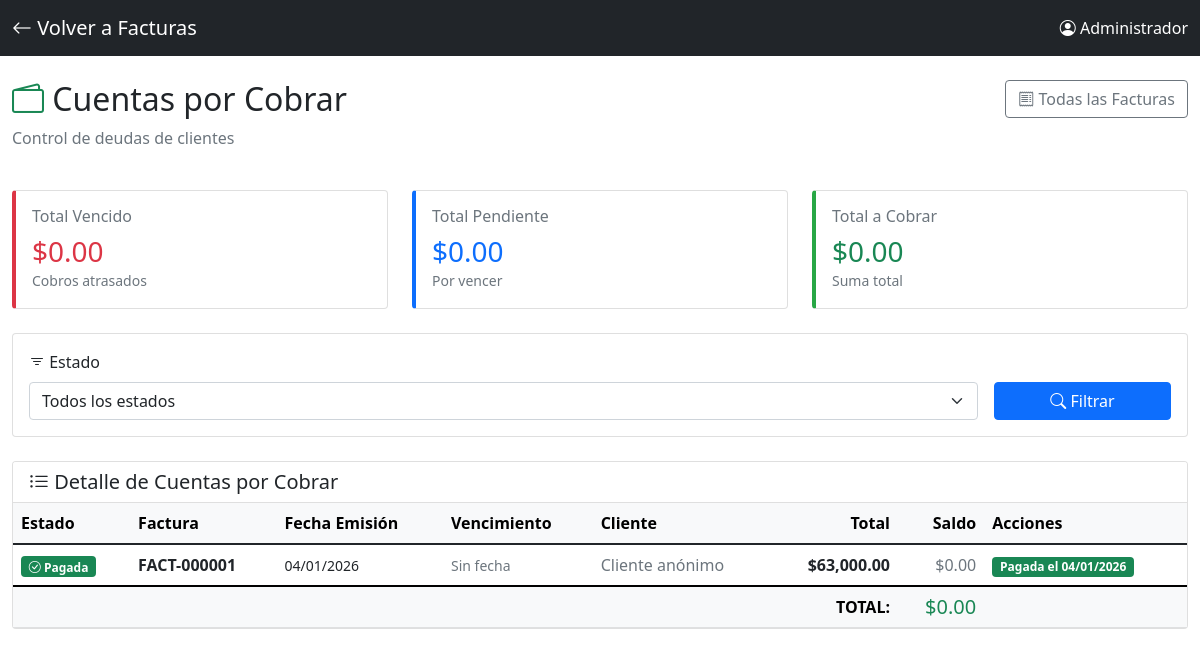
The app's page /cuentas_por_cobrar (signed in), older data.
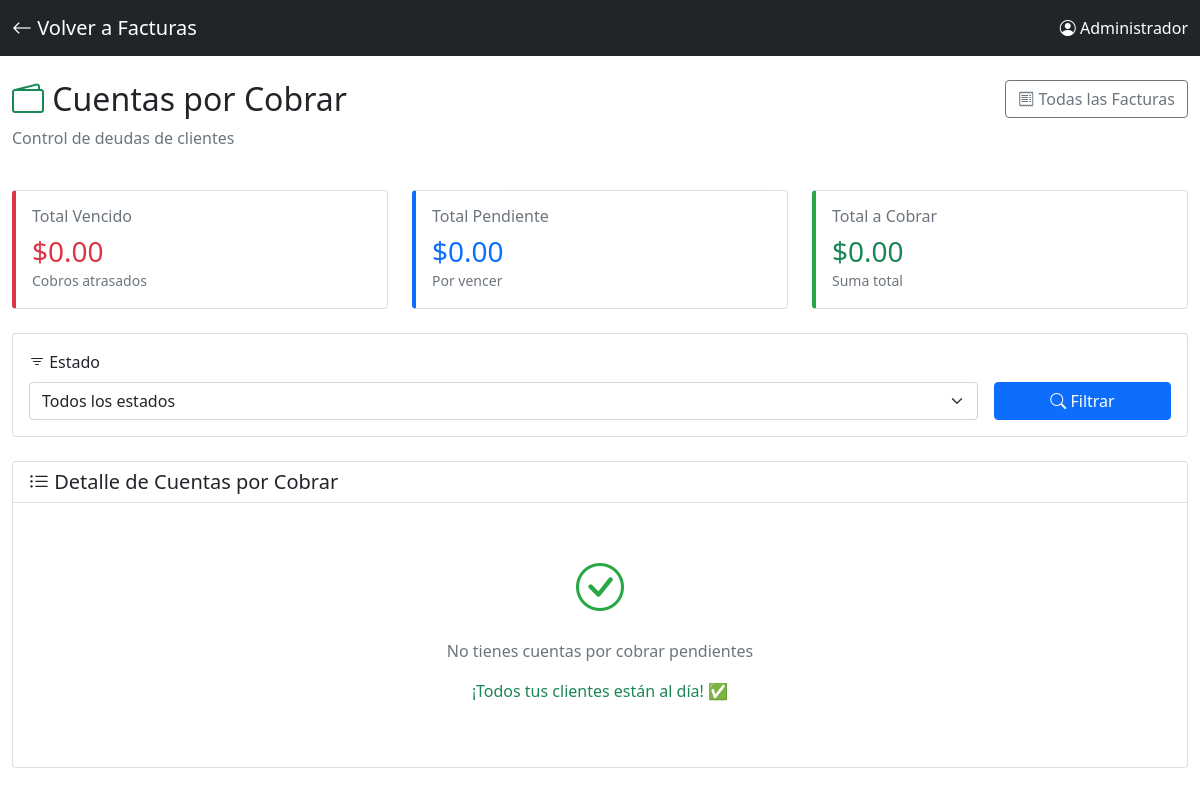
The same page, newer data.
### app.py (models this page shows)
class Factura(db.Model):
    id = db.Column(db.Integer, primary_key=True)
    numero_consecutivo = db.Column(db.String(50), unique=True, nullable=False)
    sesion_id = db.Column(db.Integer, db.ForeignKey('sesion.id'), nullable=False)
    fecha_emision = db.Column(db.DateTime, default=datetime.now)
    subtotal = db.Column(db.Float, default=0)
    iva = db.Column(db.Float, default=0)
    propina = db.Column(db.Float, default=0)
    total = db.Column(db.Float, default=0)
    metodo_pago = db.Column(db.String(50), default='efectivo')
    desglose_pago = db.Column(db.Text)
    cliente_nombre = db.Column(db.String(200))
    cliente_documento = db.Column(db.String(50))
    notas = db.Column(db.Text)
    estado_pago = db.Column(db.String(20), default='pagada')  # pagada, pendiente, vencida
    fecha_vencimiento = db.Column(db.Date, nullable=True)  # Cuándo debe pagar el cliente
    fecha_pago_real = db.Column(db.DateTime, nullable=True)  # Cuándo pagó realmente
    saldo_pendiente = db.Column(db.Float, default=0)  # Si pagó parcialmente
    sesion = db.relationship('Sesion', backref='facturas')

### app.py (the view)
@app.route("/cuentas_por_cobrar")
@login_required
def cuentas_por_cobrar():
    estado = request.args.get('estado', 'todos')  # todos, pendiente, vencida, pagada
    query = Factura.query
    if estado != 'todos':
        query = query.filter(Factura.estado_pago == estado)
    facturas = query.order_by(Factura.fecha_vencimiento).all()
    from datetime import date
    hoy = date.today()
    for factura in facturas:
        if factura.estado_pago == 'pendiente' and factura.fecha_vencimiento and factura.fecha_vencimiento < hoy:
            factura.estado_pago = 'vencida'
    db.session.commit()
    total_pendiente = sum(f.saldo_pendiente or f.total for f in facturas if f.estado_pago == 'pendiente')
    total_vencido = sum(f.saldo_pendiente or f.total for f in facturas if f.estado_pago == 'vencida')
    total_general = total_pendiente + total_vencido
    facturas_por_cliente = {}
    for factura in facturas:
        if factura.estado_pago in ['pendiente', 'vencida'] and factura.cliente_nombre:
            cliente = factura.cliente_nombre
            if cliente not in facturas_por_cliente:
                facturas_por_cliente[cliente] = {
                    'cliente': cliente,
                    'total': 0,
                    'cantidad': 0
                }
            facturas_por_cliente[cliente]['total'] += (factura.saldo_pendiente or factura.total)
            facturas_por_cliente[cliente]['cantidad'] += 1
    return render_template("cuentas/cuentas_por_cobrar.html",
                         facturas=facturas,
                         total_pendiente=total_pendiente,
                         total_vencido=total_vencido,
                         total_general=total_general,
                         facturas_por_cliente=facturas_por_cliente.values(),
                         estado_filtro=estado,
                         datetime=datetime)  # ← AGREGAR ESTA LÍNEA

### app.py (called while the page is built)
@login_manager.user_loader
def load_user(user_id):
    return Usuario.query.get(int(user_id))

### templates/cuentas/cuentas_por_cobrar.html (shortened to what the changed rows need)
<!DOCTYPE html>
<html lang="es">
<head>
    <link href="https://cdn.jsdelivr.net/npm/bootstrap@5.1.3/dist/css/bootstrap.min.css" rel="stylesheet">
    <link rel="stylesheet" href="https://cdn.jsdelivr.net/npm/bootstrap-icons@1.7.2/font/bootstrap-icons.css">
</head>
<body>
    <div class="container-fluid py-4">
        <div class="row mb-4">
            <div class="col-md-8">
                <h2><i class="bi bi-wallet2 text-success"></i> Cuentas por Cobrar</h2>
            </div>
        </div>
        <div class="card">
            <div class="card-body p-0">
                {% if facturas %}
                <div class="table-responsive">
                    <table class="table table-hover mb-0">
                        <thead class="table-light">
                            <tr>
                                <th>Estado</th>
                                <th>Factura</th>
                                <th>Fecha Emisión</th>
                                <th>Vencimiento</th>
                                <th>Cliente</th>
                                <th class="text-end">Total</th>
                                <th class="text-end">Saldo</th>
                                <th>Acciones</th>
                            </tr>
                        </thead>
                        <tbody>
                            {% for factura in facturas %}
                            <tr class="factura-row {% if factura.estado_pago == 'vencida' %}factura-vencida{% elif factura.estado_pago == 'pendiente' %}factura-pendiente{% endif %}">
                                <td>
                                    {% if factura.estado_pago == 'vencida' %}
                                    <span class="badge bg-danger">
                                        <i class="bi bi-exclamation-triangle"></i> Vencida
                                    </span>
                                    {% elif factura.estado_pago == 'pendiente' %}
                                    <span class="badge bg-primary">
                                        <i class="bi bi-clock"></i> Pendiente
                                    </span>
                                    {% else %}
                                    <span class="badge bg-success">
                                        <i class="bi bi-check-circle"></i> Pagada
                                    </span>
                                    {% endif %}
                                </td>
                                <td>
                                    <strong>{{ factura.numero_consecutivo }}</strong>
                                </td>
                                <td>
                                    <small>{{ factura.fecha_emision.strftime('%d/%m/%Y') }}</small>
                                </td>
                                <td>
                                    {% if factura.fecha_vencimiento %}
                                    <strong>{{ factura.fecha_vencimiento.strftime('%d/%m/%Y') }}</strong>
                                    {% if factura.estado_pago == 'vencida' %}
                                    <br><small class="text-danger">
                                        Vencida hace
                                        {{ (datetime.now().date() - factura.fecha_vencimiento).days }} días
                                    </small>
                                    {% elif factura.estado_pago == 'pendiente' %}
                                    <br><small class="text-muted">
                                        Vence en
                                        {{ (factura.fecha_vencimiento - datetime.now().date()).days }} días
                                    </small>
                                    {% endif %}
                                    {% else %}
                                    <small class="text-muted">Sin fecha</small>
                                    {% endif %}
                                </td>
                                <td>
                                    {% if factura.cliente_nombre %}
                                    <i class="bi bi-person"></i> {{ factura.cliente_nombre }}
                                    {% if factura.cliente_documento %}
                                    <br><small class="text-muted">{{ factura.cliente_documento }}</small>
                                    {% endif %}
                                    {% else %}
                                    <span class="text-muted">Cliente anónimo</span>
                                    {% endif %}
                                </td>
                                <td class="text-end">
                                    <strong>${{ "{:,.2f}".format(factura.total) }}</strong>
                                </td>
                                <td class="text-end">
                                    {% set saldo = factura.saldo_pendiente or factura.total %}
                                    {% if factura.estado_pago != 'pagada' %}
                                    <strong class="text-success">${{ "{:,.2f}".format(saldo) }}</strong>
                                    {% else %}
                                    <span class="text-muted">$0.00</span>
                                    {% endif %}
                                </td>
                                <td>
                                    {% if factura.estado_pago in ['pendiente', 'vencida'] %}
                                    <button type="button"
                                            class="btn btn-sm btn-success"
                                            data-bs-toggle="modal"
                                            data-bs-target="#modalPago{{ factura.id }}">
                                        <i class="bi bi-cash"></i> Registrar Pago
                                    </button>
                                    <a href="{{ url_for('ver_factura', factura_id=factura.id) }}"
                                       class="btn btn-sm btn-outline-secondary"
                                       target="_blank">
                                        <i class="bi bi-eye"></i>
                                    </a>
                                    {% else %}
                                    <span class="badge bg-success">
                                        Pagada el {{ factura.fecha_pago_real.strftime('%d/%m/%Y') if factura.fecha_pago_real else 'N/A' }}
                                    </span>
                                    {% endif %}
                                </td>
                            </tr>
                            {% endfor %}
                        </tbody>
                        <tfoot class="table-light">
                            <tr>
                                <th colspan="6" class="text-end">TOTAL:</th>
                                <th class="text-end">
                                    <h5 class="mb-0 text-success">
                                        ${{ "{:,.2f}".format(total_general) }}
                                    </h5>
                                </th>
                                <th></th>
                            </tr>
                        </tfoot>
                    </table>
                </div>
                {% else %}
                <div class="text-center py-5">
                    <i class="bi bi-check-circle" style="font-size: 3rem; color: #28a745;"></i>
                    <p class="text-muted mt-3">No tienes cuentas por cobrar pendientes</p>
                    <p class="text-success">¡Todos tus clientes están al día! ✅</p>
                </div>
                {% endif %}
            </div>
        </div>
    </div>
</body>
</html>

Row changes from the older to the newer data that the page shows:
removed Factura: estado_pago "pagada" (drawn), numero_consecutivo "FACT-000001", fecha_emision "04/01/2026", shows "Sin fecha", cliente_nombre "Cliente anónimo", total "63,000.00", fecha_pago_real "04/01/2026"
Text that changed along with them:
{{ "{:,.2f}".format(total_general) }}: "0.00" → (not shown)
text no longer shown: "Estado Factura Fecha Emisión Vencimiento Cliente Total Saldo Acciones TOTAL: $"
text now shown: "No tienes cuentas por cobrar pendientes ¡Todos tus clientes están al día! ✅"
